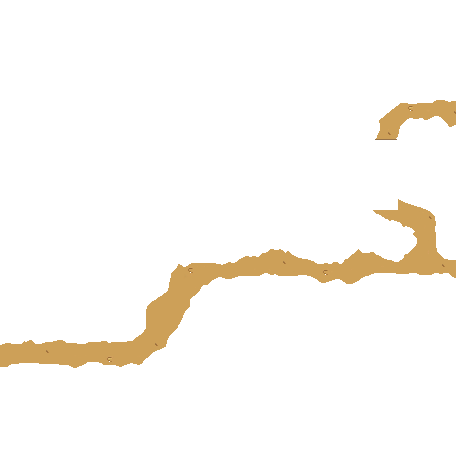
#> input picture assets/graphics/world/whispering_fields/field_01_layers/03_dirt_path.png, 456 x 474 px
$ python rebuild_field01_grass_v8.py
#> lines starting #> are read from the running program, lines starting #| are printed output that depends on the picture; after the words box and inside, x2 and y2 are one past the last pixel; in counts of white or black regions, pixels touching at a corner belong together
#!/usr/bin/env python3
from pathlib import Path
import math
import numpy as np
from PIL import Image, ImageDraw
from scipy.ndimage import gaussian_filter, binary_dilation, distance_transform_edt

ROOT = Path(__file__).resolve().parents[2]
LAYERS = ROOT / 'assets/graphics/world/whispering_fields/field_01_layers'
W, H = 456, 474
RNG = np.random.default_rng(50626)


def norm01(a: np.ndarray) -> np.ndarray:
    lo, hi = np.percentile(a, (2, 98))
    return np.clip((a - lo) / max(hi - lo, 1e-6), 0.0, 1.0)


def ellipse_gaussian(cx, cy, rx, ry, angle_deg=0.0):
    yy, xx = np.mgrid[0:H, 0:W]
    a = math.radians(angle_deg)
    ca, sa = math.cos(a), math.sin(a)
    dx, dy = xx - cx, yy - cy
    xr = dx * ca + dy * sa
    yr = -dx * sa + dy * ca
    return np.exp(-0.5 * ((xr / rx) ** 2 + (yr / ry) ** 2))


def build_macro() -> np.ndarray:
    m = np.zeros((H, W), dtype=np.float32)
    # Stronger authored light ribbons / clearings.
    for args, gain in [
        ((62, 68, 94, 30, -28), 0.95),
        ((188, 114, 112, 42, -25), 0.62),
        ((332, 104, 92, 35, -18), 0.52),
        ((144, 252, 128, 50, -25), 0.76),
        ((312, 312, 132, 52, -21), 0.88),
        ((118, 406, 96, 38, -18), 0.58),
        ((248, 390, 78, 28, -15), 0.38),
    ]:
        m += ellipse_gaussian(*args) * gain

    # Broad visual-rest and cooler edge masses.
    for args, gain in [
        ((228, -26, 280, 82, 0), -0.72),
        ((-24, 252, 96, 220, 0), -0.44),
        ((478, 238, 88, 225, 0), -0.36),
        ((376, 234, 124, 94, -15), -0.42),
        ((78, 352, 110, 102, 10), -0.34),
        ((270, 190, 62, 44, 10), -0.18),
    ]:
        m += ellipse_gaussian(*args) * gain

    n = gaussian_filter(RNG.normal(0, 1, (H, W)).astype(np.float32), 24.0)
    n = norm01(n) * 2.0 - 1.0
    m += n * 0.09

    m = np.tanh(m * 1.18) * 0.95
    out = np.clip(128.0 + m * 136.0, 34, 226).astype(np.uint8)
    return out


def build_base(macro_u8: np.ndarray):
    low = gaussian_filter(RNG.normal(0, 1, (H, W)).astype(np.float32), 21.0)
    mid = gaussian_filter(RNG.normal(0, 1, (H, W)).astype(np.float32), 7.5)
    low = norm01(low) - 0.5
    mid = norm01(mid) - 0.5

    base = np.array([72.0, 112.0, 26.0], dtype=np.float32)
    rgb = np.empty((H, W, 3), dtype=np.float32)
    rgb[:] = base
    rgb += low[..., None] * np.array([10.0, 13.0, 4.5])
    rgb += mid[..., None] * np.array([4.0, 5.0, 2.0])

    ms = (macro_u8.astype(np.float32) - 128.0) / 96.0
    pos = np.clip(ms, 0, 1)[..., None]
    neg = np.clip(-ms, 0, 1)[..., None]
    rgb += pos * np.array([7.0, 7.5, 0.8])
    rgb += neg * np.array([-5.5, -6.5, 1.5])

    # Local warmth / coolness pockets so the field is not too polite.
    warmth = np.zeros((H, W), dtype=np.float32)
    cool = np.zeros((H, W), dtype=np.float32)
    for args, gain in [
        ((82, 86, 52, 28, -18), 1.0),
        ((190, 250, 68, 34, -12), 0.8),
        ((316, 332, 72, 38, -18), 1.0),
        ((124, 412, 54, 26, -10), 0.7),
    ]:
        warmth += ellipse_gaussian(*args) * gain
    for args, gain in [
        ((44, 308, 58, 54, 0), 0.9),
        ((366, 176, 72, 42, 0), 0.8),
        ((426, 364, 62, 42, 0), 0.65),
    ]:
        cool += ellipse_gaussian(*args) * gain

    rgb += warmth[..., None] * np.array([5.0, 4.0, -0.3])
    rgb += cool[..., None] * np.array([-2.0, -3.0, 1.0])

    # A few richer grassy islands and a few quieter rest zones.
    lush = np.zeros((H, W), dtype=np.float32)
    calm = np.zeros((H, W), dtype=np.float32)
    for args, gain in [
        ((86, 98, 26, 18, -10), 1.0),
        ((232, 218, 34, 20, 10), 0.9),
        ((368, 254, 30, 20, 0), 0.9),
        ((312, 356, 28, 20, -10), 0.8),
    ]:
        lush += ellipse_gaussian(*args) * gain
    for args, gain in [
        ((286, 84, 44, 22, 0), 0.7),
        ((128, 332, 40, 24, 0), 0.7),
    ]:
        calm += ellipse_gaussian(*args) * gain
    rgb += lush[..., None] * np.array([2.0, 5.0, 1.0])
    rgb += calm[..., None] * np.array([-1.0, -2.5, -0.5])

    rgb = np.round(rgb / 2.0) * 2.0
    rgb = np.clip(rgb, 0, 255).astype(np.uint8)
    rgba = np.dstack([rgb, np.full((H, W), 255, dtype=np.uint8)])

    micro = np.zeros((H, W, 4), dtype=np.uint8)
    draw_base = Image.fromarray(rgba, 'RGBA')
    draw_micro = Image.fromarray(micro, 'RGBA')
#> draw_micro: PIL image 456x474 RGBA; every value is 0
    db = ImageDraw.Draw(draw_base)
    dm = ImageDraw.Draw(draw_micro)

    cluster_centers = [(70,86),(146,98),(316,114),(96,222),(236,214),(358,254),(146,340),(300,346),(118,420),(382,392)]
    candidates = []
    for cx, cy in cluster_centers:
        count = int(RNG.integers(26, 44))
        for _ in range(count):
            x = int(np.clip(cx + RNG.normal(0, 24), 4, W - 4))
            y = int(np.clip(cy + RNG.normal(0, 18), 4, H - 4))
            macro = (int(macro_u8[y, x]) - 128) / 90.0
            accept = 0.70 - max(macro, 0) * 0.18 + max(-macro, 0) * 0.08
            if RNG.random() < accept:
                candidates.append((x, y))
    while len(candidates) < 760:
        x = int(RNG.integers(4, W - 4)); y = int(RNG.integers(4, H - 4))
        macro = (int(macro_u8[y, x]) - 128) / 90.0
        accept = 0.40 - max(macro, 0) * 0.12 + max(-macro, 0) * 0.06
        if RNG.random() < accept:
            candidates.append((x, y))

    dark = (50, 88, 21, 255)
    dark2 = (60, 98, 23, 255)
    light = (95, 137, 37, 255)
    light2 = (110, 151, 43, 255)

    for x, y in candidates[:760]:
        kind = RNG.choice(6, p=[0.23, 0.22, 0.19, 0.14, 0.14, 0.08])
        c = light if RNG.random() < 0.56 else dark2
        if kind == 0:
            db.point((x, y), fill=c)
            if RNG.random() < 0.55: db.point((x, y - 1), fill=light)
            dm.point((x, y), fill=(198 if c == light else 72,) * 3 + (150,))
        elif kind == 1:
            s = -1 if RNG.random() < 0.5 else 1
            db.point((x, y), fill=dark)
            db.point((x + s, y - 1), fill=c)
            dm.point((x + s, y - 1), fill=(194, 194, 194, 160))
        elif kind == 2:
            db.point((x, y), fill=dark)
            db.point((x - 1, y - 1), fill=c)
            db.point((x + 1, y - 1), fill=light)
            dm.point((x - 1, y - 1), fill=(80, 80, 80, 135))
            dm.point((x + 1, y - 1), fill=(194, 194, 194, 135))
        elif kind == 3:
            db.point((x, y), fill=dark)
            db.point((x, y - 1), fill=c)
            db.point((x - 1, y - 1), fill=dark2)
            db.point((x + 1, y - 2), fill=light)
            dm.point((x + 1, y - 2), fill=(202, 202, 202, 155))
        elif kind == 4:
            db.point((x, y), fill=dark)
            db.point((x - 1, y - 1), fill=light2)
            db.point((x, y - 2), fill=light)
            db.point((x + 1, y - 1), fill=light2)
            dm.point((x, y - 2), fill=(208, 208, 208, 180))
        else:
            db.point((x, y), fill=dark)
            db.point((x - 1, y), fill=dark2)
            db.point((x + 1, y), fill=dark2)
            db.point((x, y - 1), fill=light)
            db.point((x, y - 2), fill=light2)
            dm.point((x, y - 1), fill=(205, 205, 205, 160))

    return draw_base, draw_micro


def build_field_detail() -> Image.Image:
    path = np.asarray(Image.open(LAYERS / '03_dirt_path.png').convert('RGBA'))[..., 3] > 40
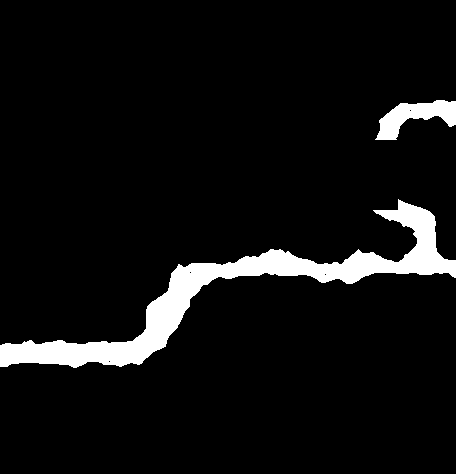
#> path: shape (474, 456) bool; 6.5% white; 2 white regions, box (x1, y1, x2, y2) and area: (0, 199, 456, 368) 12408, (375, 100, 456, 140) 1583
    cliff = np.asarray(Image.open(LAYERS / '05_cliff_wall.png').convert('RGBA'))[..., 3] > 40
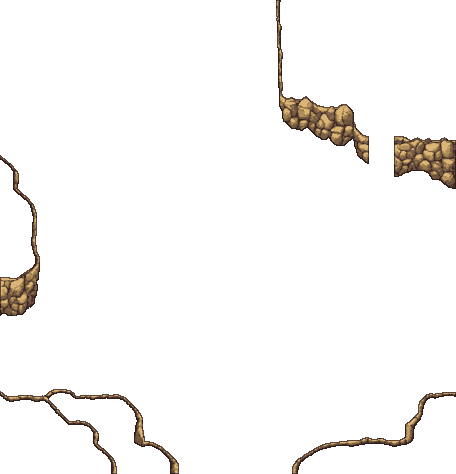
#> input picture assets/graphics/world/whispering_fields/field_01_layers/05_cliff_wall.png, 456 x 474 px
#> cliff: shape (474, 456) bool; 4.9% white; 5 white regions, box (x1, y1, x2, y2) and area: (276, 0, 369, 164) 3226, (394, 136, 456, 189) 2427, (0, 155, 40, 316) 2017, (0, 389, 179, 474) 1734, (292, 392, 456, 474) 1202
    blocked = binary_dilation(path | cliff, iterations=5)
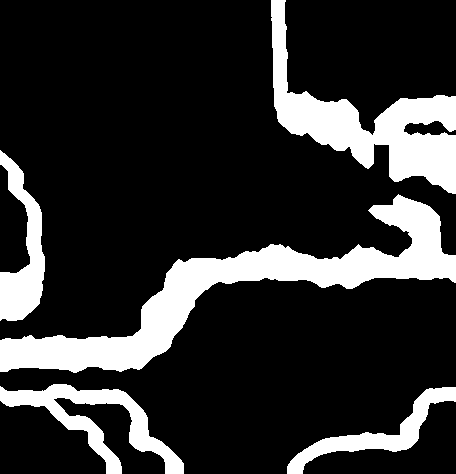
#> blocked: shape (474, 456) bool; 18.8% white; 5 white regions, box (x1, y1, x2, y2) and area: (0, 194, 456, 373) 17997, (271, 0, 456, 194) 11098, (0, 384, 184, 474) 4772, (0, 150, 45, 321) 3670, (287, 387, 456, 474) 3132

    out = Image.new('RGBA', (W, H), (0, 0, 0, 0))
    d = ImageDraw.Draw(out)
    pts = []
    centers = [
        (56, 86), (150, 80), (278, 84), (376, 130),
        (88, 228), (228, 216), (356, 250),
        (154, 338), (298, 350), (388, 396), (84, 420),
        (204, 410), (346, 420)
    ]
    for cx, cy in centers:
        count = int(RNG.integers(3, 6))
        for _ in range(count):
            x = int(np.clip(cx + RNG.normal(0, 18), 8, W - 8))
            y = int(np.clip(cy + RNG.normal(0, 16), 8, H - 8))
            if blocked[y, x]:
                continue
            if any((x - px) ** 2 + (y - py) ** 2 < 72 for px, py in pts):
                continue
            pts.append((x, y))

    # A few accents hugging safe path/pond sides so the map feels less empty.
    attempts = 0
    while len(pts) < 58 and attempts < 1000:
        attempts += 1
        x = int(RNG.integers(8, W - 8)); y = int(RNG.integers(8, H - 8))
        if blocked[y, x] or any((x - px) ** 2 + (y - py) ** 2 < 120 for px, py in pts):
            continue
        if RNG.random() > 0.22:
            continue
        pts.append((x, y))
#> after the loop, attempts = 183; pts = 58 pairs, first value 8 to 442, second value 11 to 446

    c_dark = (46, 84, 19, 245); c_mid = (62, 105, 24, 250); c_light = (98, 141, 38, 245); c_hi = (116, 156, 45, 232)
    patch_fill = (74, 118, 28, 62)
    patch_hi = (104, 145, 41, 52)

    # Soft tiny mats under a subset of clusters.
    for i, (x, y) in enumerate(pts):
        if i % 5 != 0:
            continue
        rx = int(RNG.integers(4, 8)); ry = int(RNG.integers(3, 6))
        for yy in range(max(0, y - ry), min(H, y + ry + 1)):
            for xx in range(max(0, x - rx), min(W, x + rx + 1)):
                if ((xx - x) / max(rx,1)) ** 2 + ((yy - y) / max(ry,1)) ** 2 <= 1.0:
                    alpha = 44 if (xx + yy) % 2 == 0 else 30
                    d.point((xx, yy), fill=(patch_fill[0], patch_fill[1], patch_fill[2], alpha))
        d.point((x, y - max(1, ry // 2)), fill=patch_hi)
#> this loop made 58 passes
#> (x, y) on passes 2, 3, 4, 5, 7, 8, 9, 10, 12, 13, 14, 15: (28, 77), (53, 99), (148, 80), (163, 87), (271, 97), (116, 225), (78, 220), (102, 239), (203, 215), (222, 215), (215, 224), (338, 251)
#> (x, y, rx, ry) on passes 1, 6, 11, 16, 21, 26: (42, 65, 6, 5), (142, 88, 7, 5), (94, 249, 5, 5), (362, 230, 4, 4), (397, 421, 5, 3), (74, 433, 7, 5)

    for x, y in pts:
        variant = int(RNG.integers(0, 6))
        flip = -1 if RNG.random() < 0.5 else 1
        if variant == 0:
            pix = [(0,0,c_dark),(-1,-1,c_mid),(1,-1,c_light),(0,-2,c_hi)]
        elif variant == 1:
            pix = [(0,0,c_dark),(-1,0,c_mid),(1,0,c_mid),(-2,-1,c_light),(0,-2,c_light),(2,-1,c_hi)]
        elif variant == 2:
            pix = [(0,1,c_dark),(0,0,c_mid),(-1,-1,c_light),(1,-2,c_hi),(2,-1,c_light)]
        elif variant == 3:
            pix = [(-1,1,c_dark),(0,1,c_dark),(1,1,c_dark),(-2,0,c_mid),(-1,-1,c_light),(1,-1,c_light),(2,0,c_hi),(0,-2,c_hi)]
        elif variant == 4:
            pix = [(0,1,c_dark),(-1,0,c_mid),(1,0,c_mid),(-2,-1,c_light),(0,-1,c_light),(2,-1,c_light),(-1,-2,c_hi),(1,-2,c_hi)]
        else:
            pix = [(0,2,c_dark),(-1,1,c_mid),(1,1,c_mid),(-2,0,c_light),(0,0,c_light),(2,0,c_light),(-1,-1,c_hi),(1,-2,c_hi),(3,-1,c_hi)]
        for dx, dy, c in pix:
            xx = x + dx * flip; yy = y + dy
            if 0 <= xx < W and 0 <= yy < H:
                d.point((xx, yy), fill=c)
#> this loop made 58 passes
#> (x, y, variant, flip) on passes 1 to 12: (42, 65, 1, -1), (28, 77, 5, -1), (53, 99, 4, -1), (148, 80, 3, -1), (163, 87, 3, -1), (142, 88, 2, 1), (271, 97, 2, -1), (116, 225, 5, -1), (78, 220, 2, 1), (102, 239, 3, 1), (94, 249, 4, -1), (203, 215, 1, -1)
    return out


def build_normal(macro_u8: np.ndarray, micro_img: Image.Image) -> Image.Image:
    m = (macro_u8.astype(np.float32) - 128.0) / 92.0
    alpha = np.asarray(micro_img, dtype=np.uint8)[..., 3].astype(np.float32) / 255.0
    h = gaussian_filter(m, 2.2) * 0.40 + gaussian_filter(alpha, 0.85) * 0.14
    gy, gx = np.gradient(h)
    nx = -gx * 3.2
    ny = -gy * 3.2
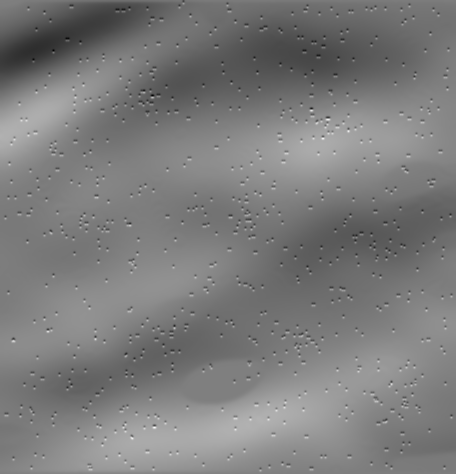
#> ny: shape (474, 456) float32; min -0.0728, max 0.0733, mean -0.00173; drawn with min black and max white
    nz = np.ones_like(nx)
    inv = 1.0 / np.sqrt(nx * nx + ny * ny + nz * nz)
    nx *= inv; ny *= inv; nz *= inv
    rgb = np.stack([(nx * 0.5 + 0.5) * 255, (ny * 0.5 + 0.5) * 255, (nz * 0.5 + 0.5) * 255], axis=-1)
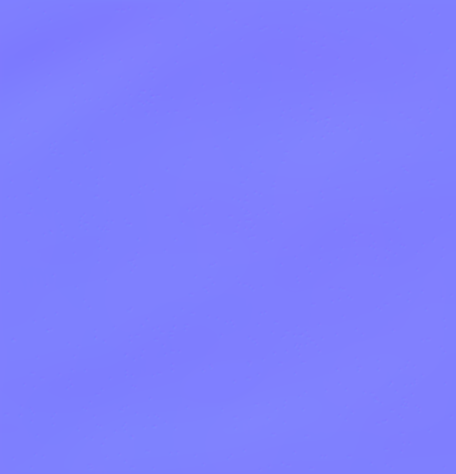
#> rgb: shape (474, 456, 3) float32; mean of channels 0, 1, 2 127.5, 127.3, 255.1; drawn as R, G, B
    return Image.fromarray(np.clip(rgb, 0, 255).astype(np.uint8), 'RGB')


def build_edge_detail() -> Image.Image:
    path = np.asarray(Image.open(LAYERS / '03_dirt_path.png').convert('RGBA'))
#> path is the input picture: shape (474, 456, 4); mean R, G, B, A 13.3, 10.3, 5.7, 16.5
    pa = path[..., 3] > 48
    ring1 = binary_dilation(pa, iterations=1) & (~pa)
#> ring1: shape (474, 456) bool; 0.61% white in thin lines or dots, all inside (x1, y1, x2, y2) = (0, 99, 456, 369)
    ring4 = binary_dilation(pa, iterations=4) & (~pa)
#> ring4: shape (474, 456) bool; 2.4% white; 7 white regions (4 under 20 px), largest, box (x1, y1, x2, y2) and area: (0, 195, 456, 345) 2550, (0, 273, 456, 372) 1927, (371, 96, 456, 144) 768
    dist, inds = distance_transform_edt(~pa, return_indices=True)
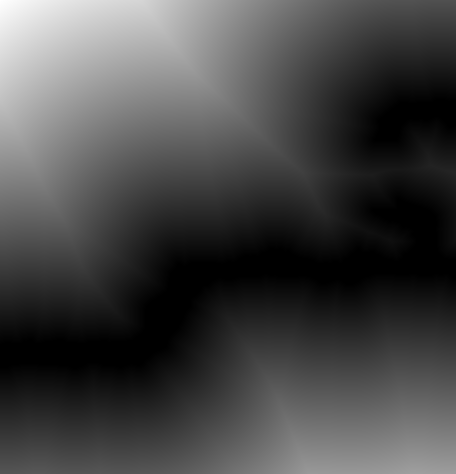
#> dist: shape (474, 456) float64; min 0, max 318.4, mean 88.2; drawn with min black and max white

    out = Image.new('RGBA', (W, H), (0, 0, 0, 0))
    d = ImageDraw.Draw(out)

    ys, xs = np.where(ring1)
#> ys = 1315 values from 99 to 368; xs = 1315 values, max 455 at index 18, min 0 at index 1142, mean 270.7
    for y, x in zip(ys, xs):
        selector = (x * 17 + y * 31 + (x * y) % 13) % 11
        if selector in (0, 1, 2, 6):
            d.point((int(x), int(y)), fill=(44, 80, 18, 224 if selector != 6 else 180))
#> this loop made 1315 passes
#> (y, x, selector) on passes 1 to 3: (99, 436, 2), (99, 437, 5), (99, 438, 6)

    ys, xs = np.where(ring4 & (dist >= 1.0) & (dist <= 3.8))
#> ys = 4622 values from 97 to 370; xs = 4622 values, max 455 at index 35, min 0 at index 3824, mean 272
    order = RNG.permutation(len(xs))
#> order = 4622 values, max 4621 at index 753, min 0 at index 3668, mean 2310.5
    chosen = []
    for idx in order:
        x, y = int(xs[idx]), int(ys[idx])
        if any((x - cx) ** 2 + (y - cy) ** 2 < 24 for cx, cy in chosen[-140:]):
            continue
        if RNG.random() > 0.48:
            continue
        chosen.append((x, y))
        if len(chosen) >= 320:
            break
#> this loop made 1830 passes
#> (idx, x, y) on passes 1 to 3: (118, 412, 101), (3732, 28, 340), (595, 397, 139)
#> after the loop, chosen = 320 pairs, first value 0 to 455, second value 98 to 369

    colors = [(48, 86, 20, 235), (58, 100, 23, 245), (86, 128, 33, 235), (104, 146, 40, 225)]
    for x, y in chosen:
        py, px = int(inds[0, y, x]), int(inds[1, y, x])
        vx, vy = x - px, y - py
        mag = max(math.hypot(vx, vy), 1e-6)
        vx, vy = vx / mag, vy / mag
        length = int(RNG.choice([1, 2, 2, 3]))
        d.point((x, y), fill=colors[int(RNG.integers(0, 2))])
        for step in range(1, length + 1):
            tx = int(round(x + vx * step)); ty = int(round(y + vy * step))
            if 0 <= tx < W and 0 <= ty < H:
                d.point((tx, ty), fill=colors[min(3, 1 + step)])
        if RNG.random() < 0.24:
            sx = int(round(x - vy)); sy = int(round(y + vx))
            if 0 <= sx < W and 0 <= sy < H:
                d.point((sx, sy), fill=colors[1])
#> this loop made 320 passes
#> (x, y, py, px, vx, vy, mag, length) on passes 3, 10, 14, 18, 21, 23, 30, 33: (166, 349, 346, 165, 0.316, 0.949, 3.16, 2), (166, 281, 282, 169, -0.949, -0.316, 3.16, 1), (151, 301, 302, 151, 0, -1, 1, 2), (375, 141, 139, 375, 0, 1, 2, 2), (376, 274, 272, 376, 0, 1, 2, 1), (279, 247, 249, 279, 0, -1, 2, 2), (110, 339, 342, 111, -0.316, -0.949, 3.16, 1), (282, 277, 275, 282, 0, 1, 2, 1)
#> (x, y) on passes 35 to 40: (50, 365), (379, 252), (394, 106), (381, 117), (437, 249), (250, 254)
    return out


def main():
    macro = build_macro()
    base, micro = build_base(macro)
    field_detail = build_field_detail()
    normal = build_normal(macro, micro)
    edge = build_edge_detail()
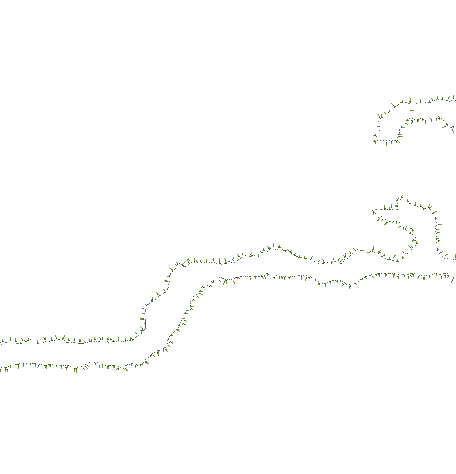
#> edge: PIL image 456x474 RGBA; mean R, G, B, A 0.5, 0.7, 0.2, 1.5; transparent parts drawn white

    base.save(LAYERS / '00_ground_base.png', optimize=True)
    Image.fromarray(macro, 'L').save(LAYERS / '10_grass_macro_mask.png', optimize=True)
    micro.save(LAYERS / '11_grass_micro_detail.png', optimize=True)
    normal.save(LAYERS / '13_grass_normal_soft.png', optimize=True)
    edge.save(LAYERS / '14_grass_edge_detail.png', optimize=True)
    field_detail.save(LAYERS / '15_grass_field_detail.png', optimize=True)
    print('rebuilt v8 grass layers')

if __name__ == '__main__':
    main()
